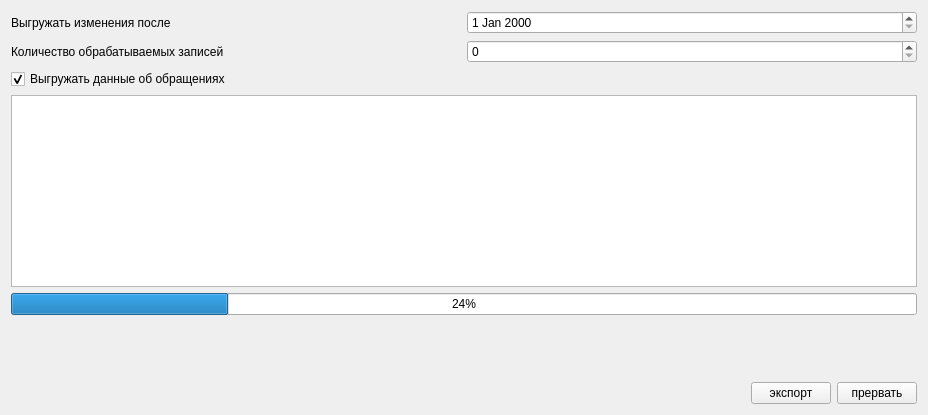
<?xml version="1.0" encoding="UTF-8"?>
<ui version="4.0">
 <class>ExportPage1</class>
 <widget class="QWidget" name="ExportPage1">
  <property name="geometry">
   <rect>
    <x>0</x>
    <y>0</y>
    <width>928</width>
    <height>415</height>
   </rect>
  </property>
  <property name="windowTitle">
   <string>Form</string>
  </property>
  <layout class="QGridLayout" name="gridLayout">
   <item row="4" column="0">
    <widget class="CProgressBar" name="progressBar">
     <property name="value">
      <number>24</number>
     </property>
    </widget>
   </item>
   <item row="3" column="0">
    <widget class="QTextBrowser" name="logBrowser"/>
   </item>
   <item row="5" column="0">
    <spacer>
     <property name="orientation">
      <enum>Qt::Vertical</enum>
     </property>
     <property name="sizeHint" stdset="0">
      <size>
       <width>20</width>
       <height>40</height>
      </size>
     </property>
    </spacer>
   </item>
   <item row="0" column="0">
    <layout class="QHBoxLayout" name="horizontalLayout">
     <item>
      <widget class="QLabel" name="lblStartDate">
       <property name="text">
        <string>Выгружать изменения после</string>
       </property>
      </widget>
     </item>
     <item>
      <widget class="CDateEdit" name="edtStartDate"/>
     </item>
    </layout>
   </item>
   <item row="1" column="0">
    <layout class="QHBoxLayout" name="horizontalLayout_3">
     <item>
      <widget class="QLabel" name="lblRecordsCount">
       <property name="text">
        <string>Количество обрабатываемых записей</string>
       </property>
      </widget>
     </item>
     <item>
      <widget class="QSpinBox" name="edtRecordsCount"/>
     </item>
    </layout>
   </item>
   <item row="6" column="0">
    <layout class="QHBoxLayout" name="horizontalLayout_2">
     <item>
      <spacer>
       <property name="orientation">
        <enum>Qt::Horizontal</enum>
       </property>
       <property name="sizeHint" stdset="0">
        <size>
         <width>40</width>
         <height>20</height>
        </size>
       </property>
      </spacer>
     </item>
     <item>
      <widget class="QPushButton" name="btnExport">
       <property name="text">
        <string>экспорт</string>
       </property>
      </widget>
     </item>
     <item>
      <widget class="QPushButton" name="btnCancel">
       <property name="text">
        <string>прервать</string>
       </property>
      </widget>
     </item>
    </layout>
   </item>
   <item row="2" column="0">
    <widget class="QCheckBox" name="chkExportEvents">
     <property name="text">
      <string>Выгружать данные об обращениях</string>
     </property>
     <property name="checked">
      <bool>true</bool>
     </property>
    </widget>
   </item>
  </layout>
 </widget>
 <customwidgets>
  <customwidget>
   <class>CProgressBar</class>
   <extends>QProgressBar</extends>
   <header>library/ProgressBar.h</header>
  </customwidget>
  <customwidget>
   <class>CDateEdit</class>
   <extends>QDateEdit</extends>
   <header>library/DateEdit.h</header>
  </customwidget>
 </customwidgets>
 <resources/>
 <connections/>
</ui>
